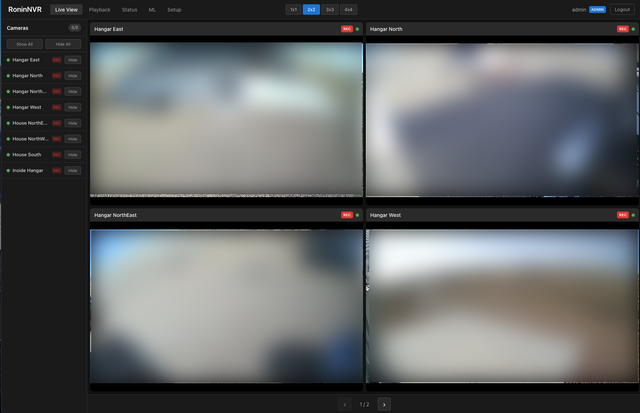
#> input picture images/camera_grid.png, 640 x 413 px
$ python -i motion_detector.py   (imports and definitions only)
#> lines starting #> are read from the running program, lines starting #| are printed output that depends on the picture; after the words box and inside, x2 and y2 are one past the last pixel; in counts of white or black regions, pixels touching at a corner belong together
#> further down, picture is the input picture: shape (413, 640, 3); mean B, G, R 98.7, 97.8, 95.2
"""Motion detection service using background subtraction.

Uses OpenCV's MOG2 (Mixture of Gaussians) algorithm which:
- Adapts to gradual lighting changes
- Handles shadows
- Maintains a background model that updates over time
"""

import logging
from dataclasses import dataclass
from typing import Optional

import cv2
import numpy as np

from app.config import get_settings

logger = logging.getLogger(__name__)


@dataclass
class MotionResult:
    """Result from motion detection on a single frame."""

    has_motion: bool
    motion_percent: float  # 0-100, percentage of frame with motion
    contour_count: int  # Number of motion regions
    bounding_boxes: list[tuple[float, float, float, float]]  # Normalized (x, y, w, h)
    largest_area_percent: float  # Size of largest motion region


class MotionDetector:
    """Detect motion in video frames using background subtraction.

    Uses MOG2 algorithm which is robust to:
    - Gradual lighting changes (adapts background model)
    - Shadows (can be configured to detect/ignore)
    - Camera noise

    The detector maintains state (background model) so it should be
    used for processing sequential frames from the same video.
    """

    def __init__(
        self,
        history: int = 500,
        var_threshold: float = 16.0,
        detect_shadows: bool = True,
        learning_rate: float = -1,  # -1 = auto
        min_contour_area: int = 500,  # Minimum pixel area to consider
        motion_threshold: float = 0.5,  # Percent of frame for motion detection
        blur_size: int = 21,  # Gaussian blur kernel size
        dilate_iterations: int = 2,  # Morphological dilation iterations
    ):
        """Initialize motion detector.

        Args:
            history: Number of frames for background model history
            var_threshold: Threshold for foreground/background decision
            detect_shadows: Whether to detect and mark shadows
            learning_rate: Background model learning rate (-1 = auto)
            min_contour_area: Minimum contour area in pixels to consider as motion
            motion_threshold: Percentage of frame that must have motion (0-100)
            blur_size: Size of Gaussian blur kernel (must be odd)
            dilate_iterations: Number of dilation iterations for noise reduction
        """
        self.min_contour_area = min_contour_area
        self.motion_threshold = motion_threshold
        self.learning_rate = learning_rate
        self.blur_size = blur_size if blur_size % 2 == 1 else blur_size + 1
        self.dilate_iterations = dilate_iterations

        # Create background subtractor
        self._bg_subtractor = cv2.createBackgroundSubtractorMOG2(
            history=history,
            varThreshold=var_threshold,
            detectShadows=detect_shadows,
        )

        # Morphological kernels for noise reduction
        self._kernel = cv2.getStructuringElement(cv2.MORPH_ELLIPSE, (5, 5))

        self._frame_count = 0
        self._warmup_frames = 30  # Frames needed to build initial background model

    # [25 lines left out: functions from_settings, reset, not called in this run]

    def detect(self, frame: np.ndarray) -> MotionResult:
        """Detect motion in a frame.

        Args:
            frame: BGR image as numpy array (H, W, 3)

        Returns:
            MotionResult with detection details
        """
        self._frame_count += 1
        height, width = frame.shape[:2]
#> height = 413; width = 640
        total_pixels = height * width
#> total_pixels = 264320

        # Apply Gaussian blur to reduce noise
        blurred = cv2.GaussianBlur(frame, (self.blur_size, self.blur_size), 0)
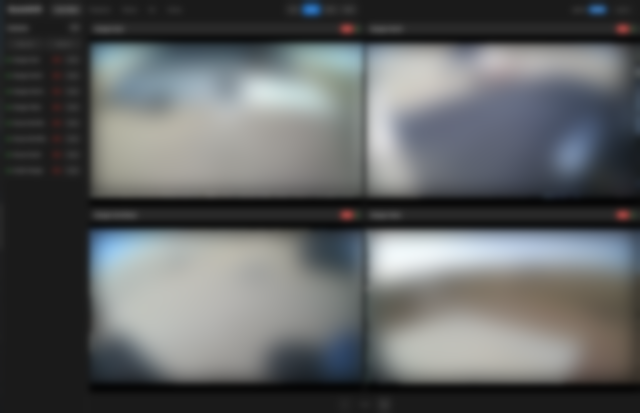
#> blurred: shape (413, 640, 3); mean B, G, R 98.7, 97.8, 95.2

        # Apply background subtraction
        fg_mask = self._bg_subtractor.apply(
            blurred,
            learningRate=self.learning_rate,
        )
#> fg_mask: shape (413, 640); every value is 127

        # Remove shadows (marked as 127 in MOG2)
        # Keep only definite foreground (255)
        _, fg_mask = cv2.threshold(fg_mask, 200, 255, cv2.THRESH_BINARY)
#> fg_mask: shape (413, 640); every value is 0

        # Morphological operations to reduce noise
        fg_mask = cv2.erode(fg_mask, self._kernel, iterations=1)
        fg_mask = cv2.dilate(fg_mask, self._kernel, iterations=self.dilate_iterations)

        # Find contours
        contours, _ = cv2.findContours(
            fg_mask, cv2.RETR_EXTERNAL, cv2.CHAIN_APPROX_SIMPLE
        )
#> contours = []

        # Filter contours by minimum area
        valid_contours = [
            c for c in contours if cv2.contourArea(c) >= self.min_contour_area
        ]
#> valid_contours = []

        # Calculate motion statistics
        motion_pixels = cv2.countNonZero(fg_mask)
#> motion_pixels = 0
        motion_percent = (motion_pixels / total_pixels) * 100
#> motion_percent = 0

        # Get bounding boxes (normalized coordinates)
        bounding_boxes: list[tuple[float, float, float, float]] = []
        largest_area = 0

        for contour in valid_contours:
            x, y, w, h = cv2.boundingRect(contour)
            area = cv2.contourArea(contour)
            largest_area = max(largest_area, area)

            # Normalize to 0-1 range
            bounding_boxes.append((
                x / width,
                y / height,
                w / width,
                h / height,
            ))
#> this loop made 0 passes
#> after the loop, bounding_boxes = []

        largest_area_percent = (largest_area / total_pixels) * 100
#> largest_area_percent = 0

        # During warmup, don't report motion (background model still learning)
        if self._frame_count < self._warmup_frames:
            return MotionResult(
                has_motion=False,
                motion_percent=0.0,
                contour_count=0,
                bounding_boxes=[],
                largest_area_percent=0.0,
            )

        has_motion = motion_percent >= self.motion_threshold and len(valid_contours) > 0

        return MotionResult(
            has_motion=has_motion,
            motion_percent=round(motion_percent, 2),
            contour_count=len(valid_contours),
            bounding_boxes=bounding_boxes,
            largest_area_percent=round(largest_area_percent, 2),
        )

    def get_debug_frame(self, frame: np.ndarray) -> np.ndarray:
        """Get a debug visualization frame showing motion detection.

        Args:
            frame: Original BGR frame

        Returns:
            Frame with motion regions highlighted
        """
        result = self.detect(frame)

        # Draw bounding boxes on frame copy
        debug_frame = frame.copy()
        height, width = frame.shape[:2]
#> height = 413; width = 640

        for (x, y, w, h) in result.bounding_boxes:
            # Convert from normalized to pixel coordinates
            px = int(x * width)
            py = int(y * height)
            pw = int(w * width)
            ph = int(h * height)

            cv2.rectangle(debug_frame, (px, py), (px + pw, py + ph), (0, 255, 0), 2)

        # Add text overlay
        text = f"Motion: {result.motion_percent:.1f}% ({result.contour_count} regions)"
#> text = 'Motion: 0.0% (0 regions)'
        cv2.putText(
            debug_frame, text, (10, 30),
            cv2.FONT_HERSHEY_SIMPLEX, 1, (0, 255, 0), 2
        )
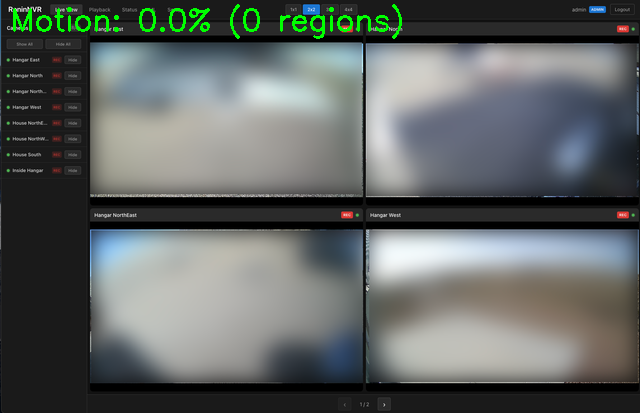
#> debug_frame: shape (413, 640, 3); 1% of pixels changed, all inside (x1, y1, x2, y2) = (13, 4, 402, 39)

        return debug_frame


# Convenience function for one-shot detection (creates new detector each time)
# [65 lines left out: function detect_motion_simple, not called in this run]

>>> import cv2
>>> picture = cv2.imread('../../../../images/camera_grid.png')
>>> result = MotionDetector().get_debug_frame(picture)

$ run again, on images/playback_view.png
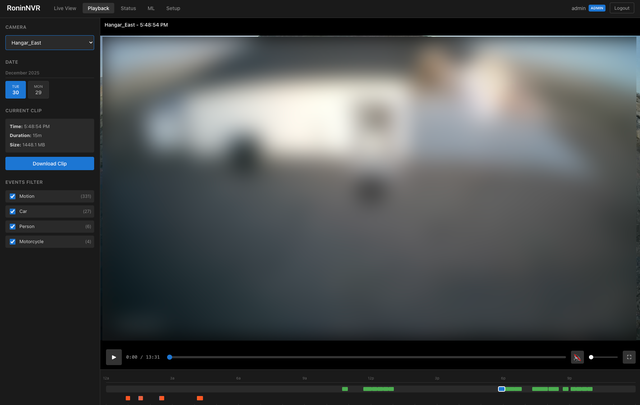
#> input picture images/playback_view.png, 640 x 405 px
#> picture is the input picture: shape (405, 640, 3); mean B, G, R 75.3, 74.2, 70.7
#> in detect, `blurred = cv2.GaussianBlur(frame, (self.blur_size, self.blur_size), 0)`:
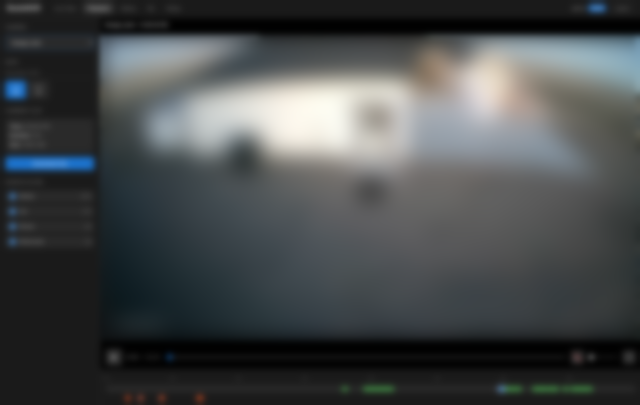
#> blurred: shape (405, 640, 3); mean B, G, R 75.3, 74.2, 70.7
#> contours = []
#> motion_pixels = 0
#> after the loop in detect, `for contour in valid_contours:`: bounding_boxes = []
#> text = 'Motion: 0.0% (0 regions)'
#> in get_debug_frame, `cv2.putText( debug_frame, text, (10, 30), cv2.FONT_HERSHEY_SIMPLEX, 1,..`:
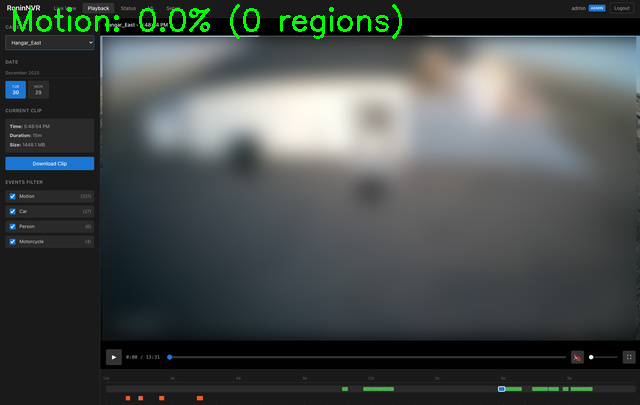
#> debug_frame: shape (405, 640, 3); 1.02% of pixels changed, all inside (x1, y1, x2, y2) = (13, 4, 402, 39)
